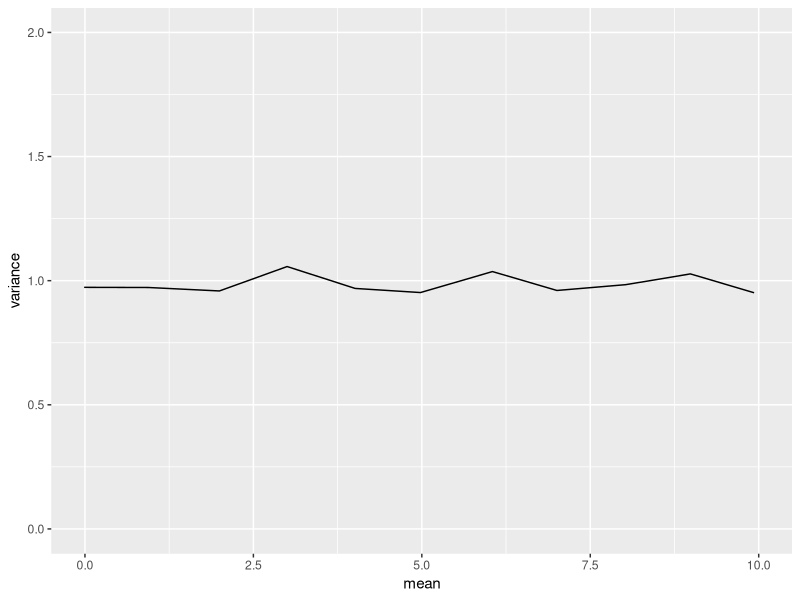
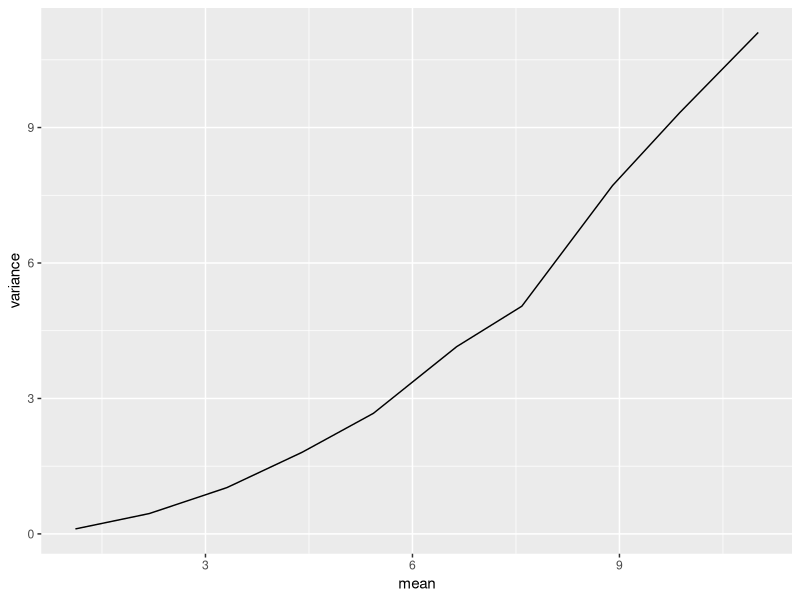

The R script that drew these images, in order:
## ---- chunk 1
require(ggplot2)
require(plyr)
## ---- chunk 2
d = ldply(0:10, function(m) {
    d=rnorm(1000,mean=m)
    data.frame(mean=mean(d),
               variance=var(d))
})
ggplot(d) + 
  geom_line(aes(x=mean,
                y=variance)) +
  coord_cartesian(ylim=c(0,2),
                  xlim=c(0,10))
## ---- chunk 3
d = ldply(0:10, function(m) {
    ra = (m + sqrt( m^2 + 4*(m/3)^2 ) ) / 
      ( 2 * (m/3)^2 )
    sh = 1 + m * ra 
    d=rgamma(1000,shape=sh,rate=ra)
    data.frame(mean=mean(d),
               variance=var(d))
})
ggplot(d) + 
  geom_line(aes(x=mean,
                y=variance))
